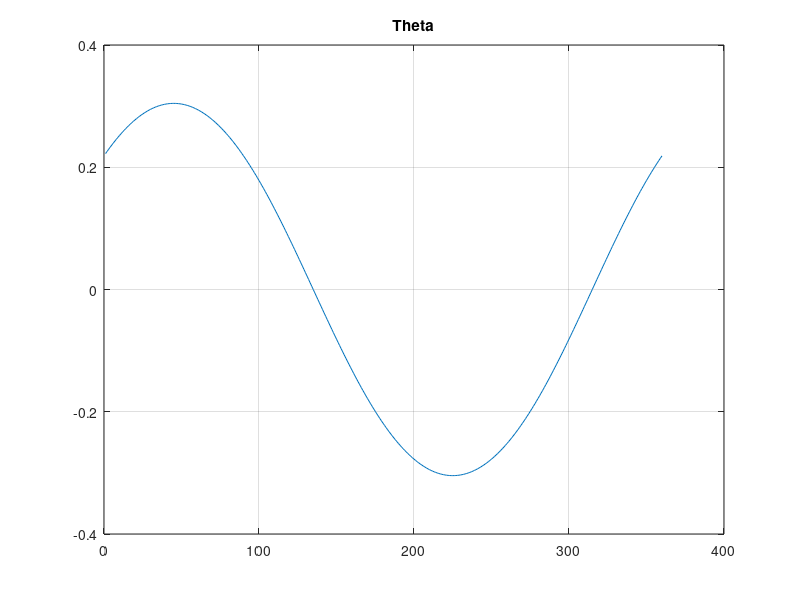
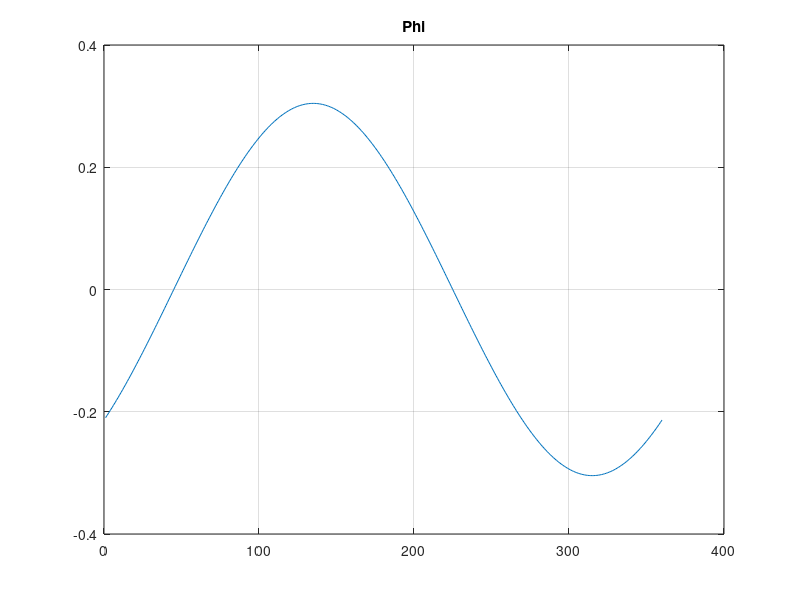

Recreate these plots in MATLAB, in order.
clear all;

Fo = [-4; -4; 18];
data = zeros(360, 3);
for i =1:360
    F = rotz(i) * Fo;
    f = norm(F);
    
    theta = atan2(-F(2),F(3));
    
    phi = asin(F(1)/f);
    data(i, :) = [i, theta, phi];
    Fz = F(3);
end

figure(1);
plot(data(:,1), data(:,2));
title("Theta");
grid('on')

figure(2)
plot(data(:,1), data(:,3));
title("Phi");
grid('on')